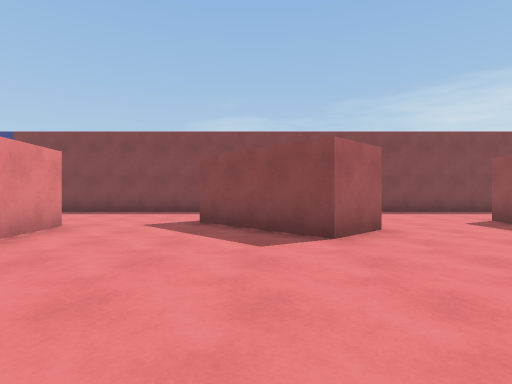
[1] (above)

24 first-person views from a walk through a Unity game level. The camera is 1.2 m above the floor, looks level and sees 80° across. The floor is counted in squares, 2 m on a side. Each view is taken from the middle of a square. On the plan, view 1 faces up. The plan holds only what a view shows up to about 9 squares ahead; the rest is blank. The place goes on beyond the plan.

[2]
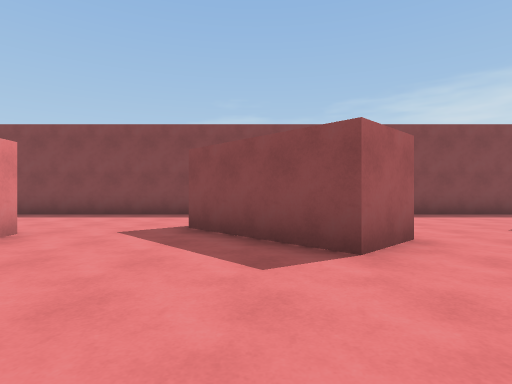

[3]
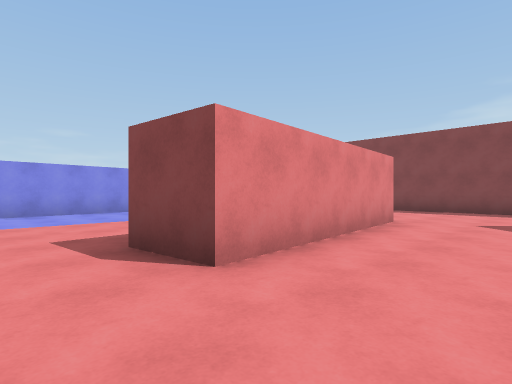

[4]
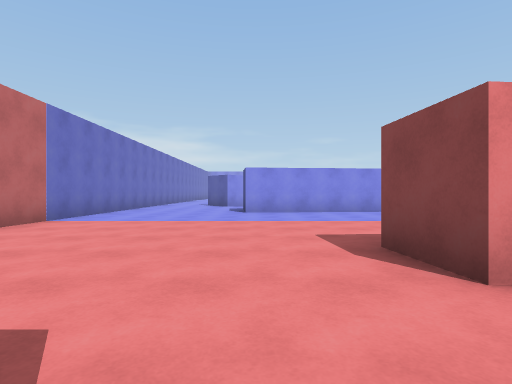

[5]
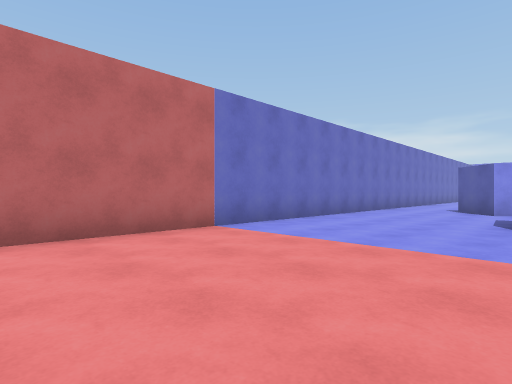

[6]
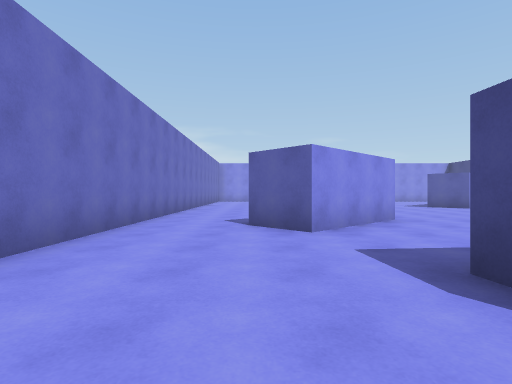

[7]
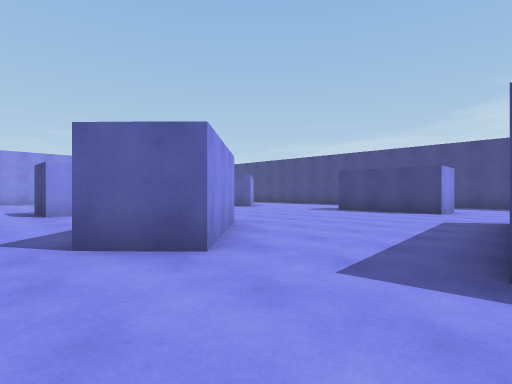

[8]
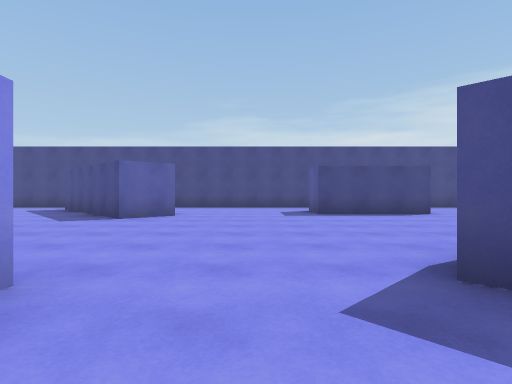

[9]
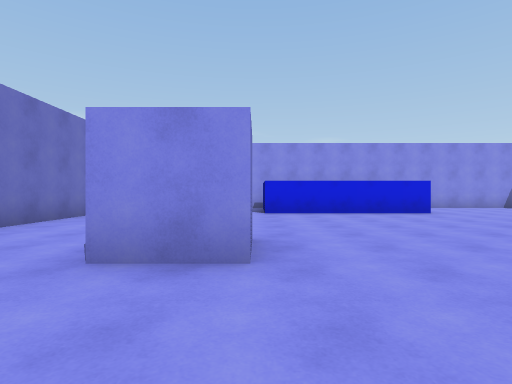

[10]
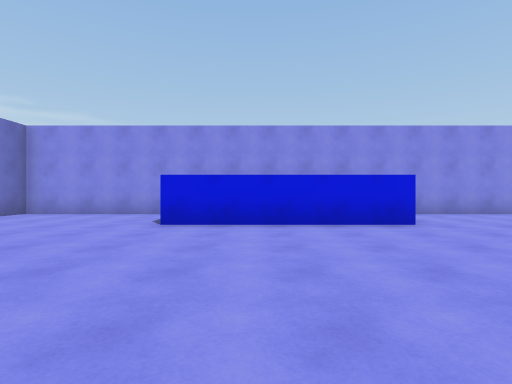

[11]
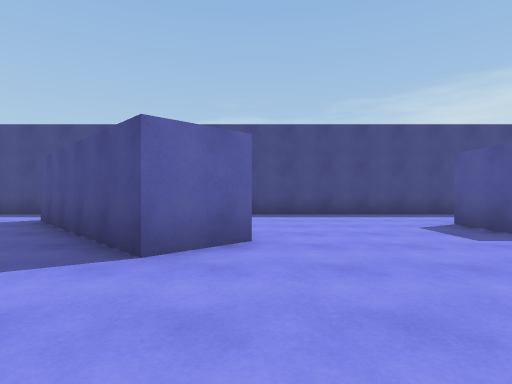

[12]
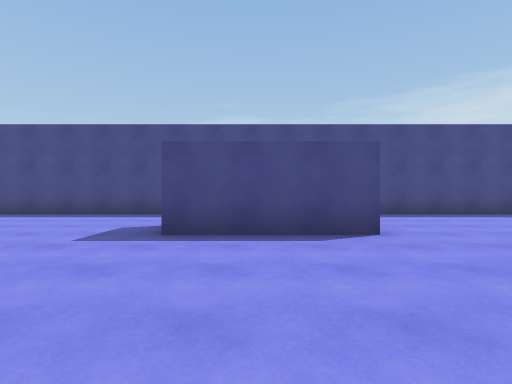

[13]
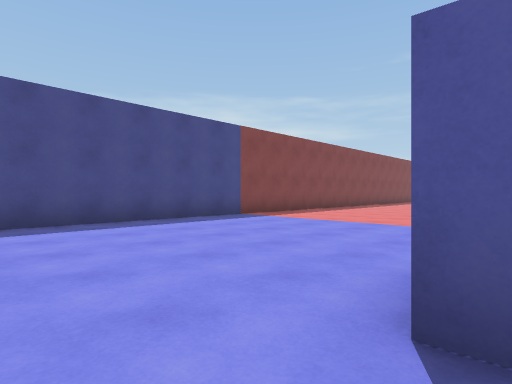

[14]
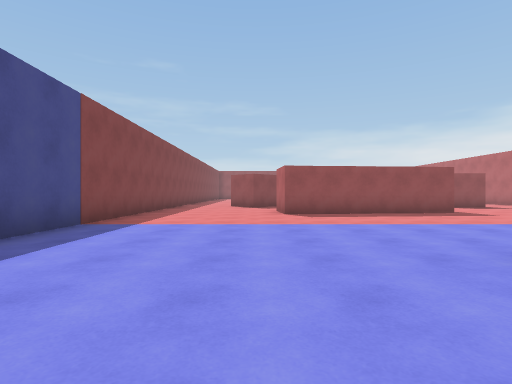

[15]
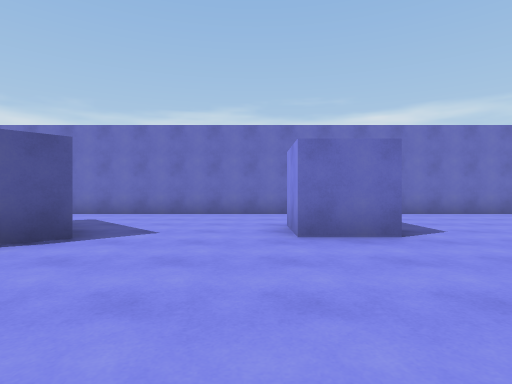

[16]
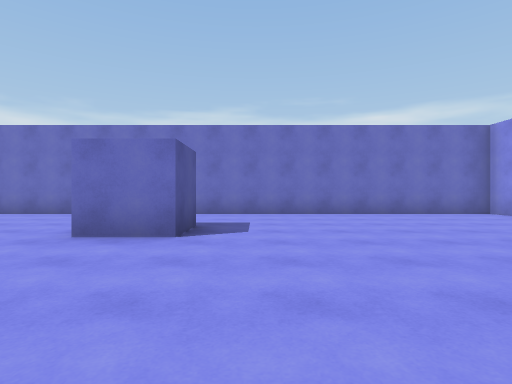

[17]
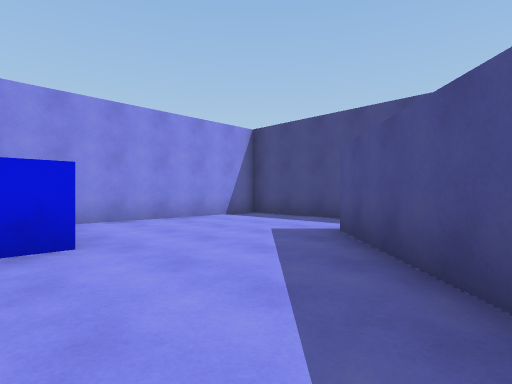

[18]
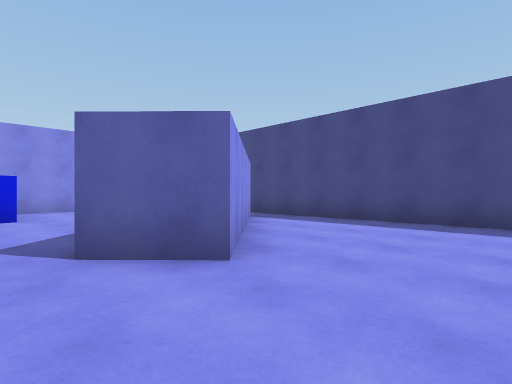

[19]
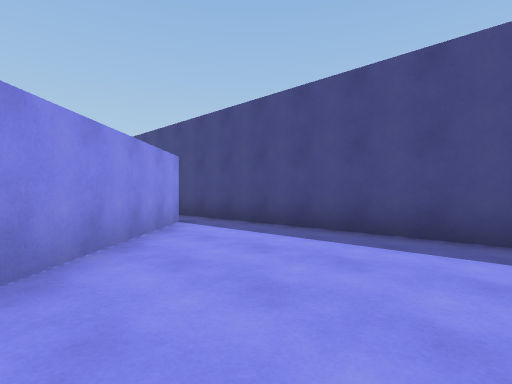

[20]
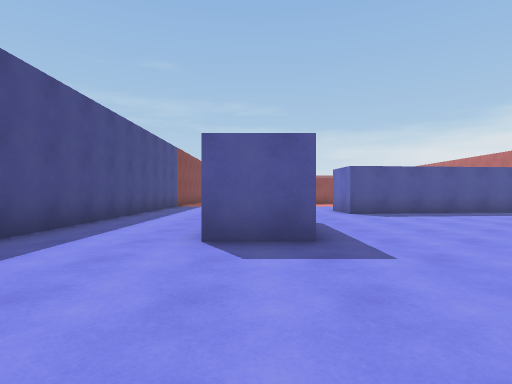

[21]
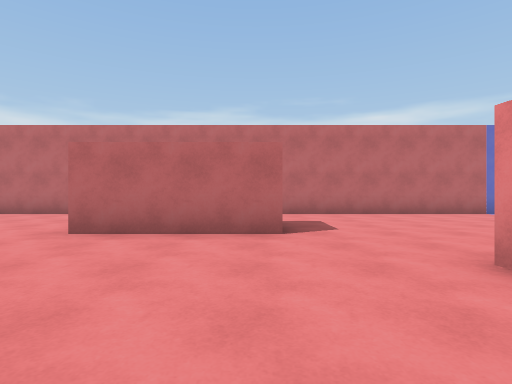

[22]
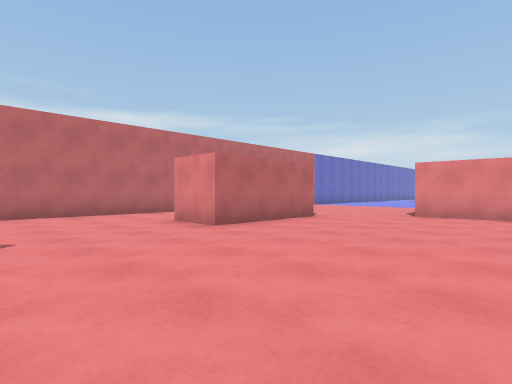

[23]
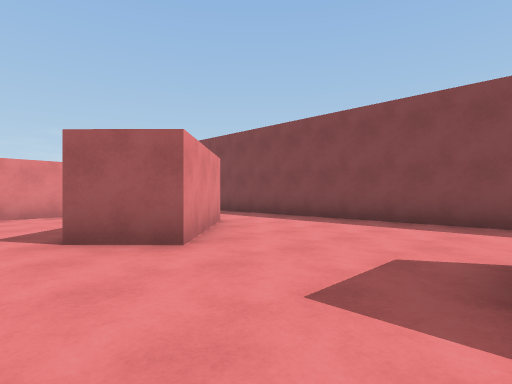

[24]
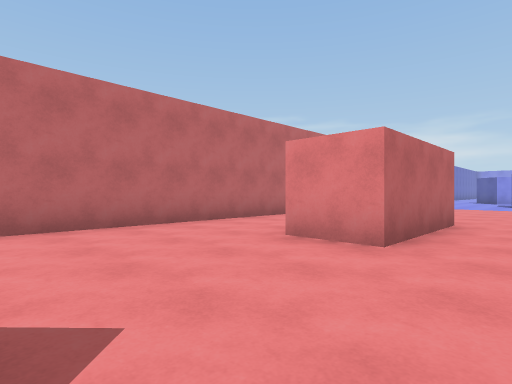

### Floor plan
Points are (right, up) in squares from view 1. A wall is a line through its corners. A room is listed if a view was taken in it or the views show most of it. See-through windows are left out.
Room 1 (views 1, 2, 3, 4, 5, 6, 7, 8, 9, 10, 11, 12, 13, 14, 15, 16, 17, 18, 19, 20, 21, 22, 23, 24)
walls: (-10.2, 2.6) (-9.9, -1.3); (-11.2, -1.4) (-11.7, 3.4) (-11, 3.5); (-13.3, 6.5) (-13.3, 5.3) (-16.3, 5.3) (-16.3, 6.8); (-15.6, 0.1) (-13.4, -2.1) (-14.5, -3.1); (-16.6, -0.9) (-16.1, -0.4); (-3.4, 5.4) (-3, 0.5) (-4.3, 0.4) (-4.8, 5.2) (-4, 5.3); (-1.5, -1.4) (1.7, -1.4) (1.7, -2.8); (-0.1, 7.1) (2, 4.9) (1, 3.9) (-1.1, 6.1); (-23.4, 8.2) (-20, 4.7) (-21, 3.8) (-23.2, 6); (-25.6, 4) (-25.6, -0.8); (5.5, 9.2) (-23.4, 9.2); (-28.4, -1.5) (-28.4, -5.3) (5.5, -5.3)
ways out: opening at (-25.2, 6.2) to room 2
objects: blue box (-21, -2) to (-20, -1); other object (5, 5) to (5, 6)
Room 2 (no view inside)
walls: (-23.2, 6) (-24.5, 7.4); (-23.4, 9.2) (-28.4, 9.2) (-28.4, 4.2)
ways out: opening at (-25.2, 6.2) to room 1

Positions as (right, up) in squares from view 1, and headings:
1: (0, 0), facing up
2: (0, 1), facing up
3: (-1, -1), facing up-left
4: (-1, -1), facing left
5: (-4, -1), facing down-left
6: (-9, -3), facing left
7: (-11, -4), facing up-left
8: (-18, -3), facing up
9: (-17, -1), facing left
10: (-20, 1), facing left
11: (-20, 1), facing up
12: (-15, 1), facing up
13: (-13, 3), facing up-right
14: (-13, 6), facing right
15: (-19, 3), facing down
16: (-22, 3), facing down
17: (-22, 3), facing up-left
18: (-18, 3), facing up-left
19: (-18, 5), facing up-left
20: (-20, 6), facing right
21: (-1, 3), facing down
22: (5, 3), facing down-left
23: (5, 3), facing up-left
24: (5, 0), facing down-left
